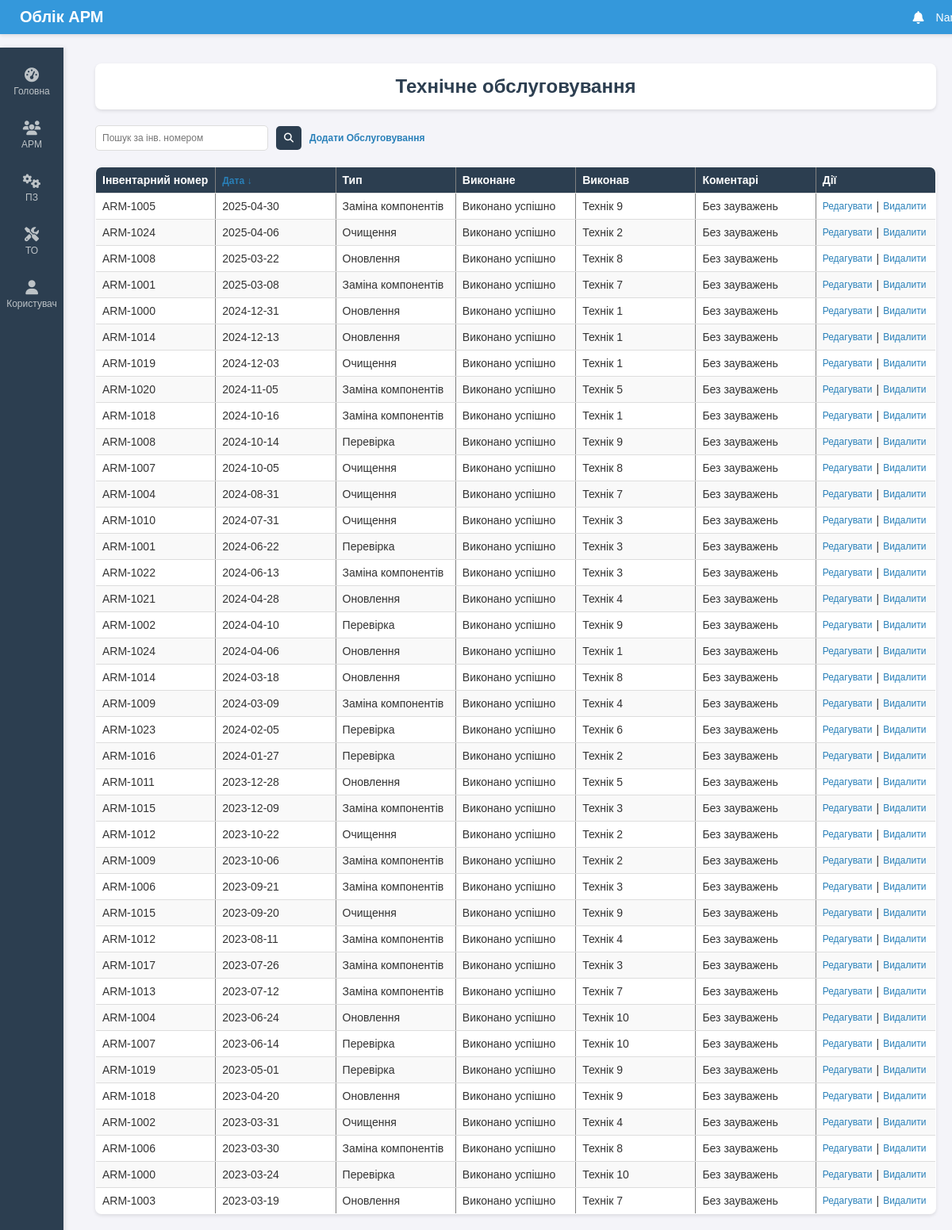
The app's page /maintenance with its own data.
### tables this page shows
CREATE TABLE maintenance (
    id INTEGER PRIMARY KEY AUTOINCREMENT,
    inventory_number TEXT,
    date TEXT,
    type TEXT,
    performed TEXT,
    performed_by TEXT,
    comments TEXT
);

### routes.py (the view)
@main_bp.route('/maintenance', methods=['GET', 'POST'])
def maintenance():
    try:
        sort_by_date = request.args.get('sort_by_date', 'desc')
        search_term_inventory = request.form.get('search_term_inventory', None) if request.method == 'POST' else request.args.get('search_term_inventory', None)
        maintenance_records = get_all_maintenance(sort_by_date, search_term_inventory)
        return render_template('maintenance.html', maintenance_records=maintenance_records, sort_by_date=sort_by_date, search_term_inventory=search_term_inventory)
    except Exception as e:
        return f"Помилка: {e}", 500

### db.py (called while the page is built)
def get_db_connection():
    try:
        conn = sqlite3.connect('workplaces.db')
        conn.row_factory = sqlite3.Row
        return conn
    except sqlite3.Error as e:
        raise Exception(f"Помилка підключення до бази даних: {e}")

def get_all_maintenance(sort_by_date='desc', search_term_inventory=None):
    conn = get_db_connection()
    try:
        cursor = conn.cursor()
        query = 'SELECT * FROM maintenance'
        params = []
        if search_term_inventory:
            query += ' WHERE inventory_number LIKE ?'
            params.append('%' + search_term_inventory + '%')
        query += ' ORDER BY date ' + ('DESC' if sort_by_date == 'desc' else 'ASC')
        cursor.execute(query, params)
        return cursor.fetchall()
    except sqlite3.Error as e:
        raise Exception(f"Помилка отримання даних обслуговування: {e}")
    finally:
        conn.close()

### templates/maintenance.html (shortened to what this page needs)
{% extends "base.html" %}
{% block content %}
    <div class="header">
        <h1>Технічне обслуговування</h1>
    </div>
    <form method="POST" action="/maintenance" class="search-form">
        <input type="text" name="search_term_inventory" placeholder="Пошук за інв. номером" value="{{ search_term_inventory or '' }}">
        <button type="submit"><i class="fas fa-search"></i></button>
        <a href="/add_maintenance" class="add-button">Додати Обслуговування</a>
    </form>
    <table border="1">
        <thead>
            <tr>
                <th>Інвентарний номер</th>
                <th>
                    <a href="{{ url_for('main.maintenance', sort_by_date='asc' if sort_by_date == 'desc' else 'desc', search_term_inventory=search_term_inventory) }}">
                        Дата {{ '↑' if sort_by_date == 'asc' else '↓' }}
                    </a>
                </th>
                <th>Тип</th>
                <th>Виконане</th>
                <th>Виконав</th>
                <th>Коментарі</th>
                <th>Дії</th>
            </tr>
        </thead>
        <tbody>
            {% for maintenance in maintenance_records %}
            <tr>
                <td>{{ maintenance['inventory_number'] }}</td>
                <td>{{ maintenance['date'] }}</td>
                <td>{{ maintenance['type'] }}</td>
                <td>{{ maintenance['performed'] }}</td>
                <td>{{ maintenance['performed_by'] }}</td>
                <td>{{ maintenance['comments'] }}</td>
                <td>
                    <div class="action-links">
                        <a href="/edit_maintenance/{{ maintenance['id'] }}">Редагувати</a> |
                        <a href="/delete_maintenance/{{ maintenance['id'] }}" onclick="return confirm('Точно видалити?')">Видалити</a>
                    </div>
                </td>
            </tr>
            {% endfor %}
        </tbody>
    </table>
{% endblock %}

### static/styles.css (style rules this page uses)
body { font-family: 'Arial', sans-serif; background-color: #f4f4f9; color: #333; margin: 0; padding: 0; }
.header { background-color: #fff; padding: 15px; border-radius: 8px; box-shadow: 0 2px 4px rgba(0,0,0,0.1); margin-bottom: 20px; text-align: center; }
h1 { margin: 0; font-size: 24px; color: #2c3e50; }
table { width: 100%; border-collapse: collapse; margin-top: 20px; background-color: #fff; box-shadow: 0 2px 4px rgba(0,0,0,0.1); border-radius: 8px; overflow: hidden; table-layout: fixed; }
th, td { padding: 8px; text-align: left; border-bottom: 1px solid #ddd; word-wrap: break-word; overflow: hidden; text-overflow: ellipsis; font-size: 14px; }
th { background-color: #2c3e50; color: #fff; }
tr:nth-child(even) { background-color: #f9f9f9; }
a { color: #2980b9; text-decoration: none; font-size: 12px; }
.search-form { display: flex; align-items: center; gap: 10px; margin-bottom: 20px; }
.search-form input[type="text"] { padding: 8px; border: 1px solid #ddd; border-radius: 5px; background-color: #fff; color: #333; width: 200px; font-size: 12px; }
.search-form button { padding: 8px 10px; background-color: #2c3e50; border: none; cursor: pointer; color: #fff; border-radius: 5px; font-size: 12px; }
.add-button { color: #2980b9; text-decoration: none; font-weight: bold; font-size: 12px; }
.action-links { display: flex; align-items: center; gap: 5px; flex-wrap: wrap; }
.action-links a { font-size: 12px; }

### records on screen
maintenance: inventory_number "ARM-1005", date "2025-04-30", type "Заміна компонентів", performed "Виконано успішно", performed_by "Технік 9", comments "Без зауважень"
maintenance: inventory_number "ARM-1024", date "2025-04-06", type "Очищення", performed "Виконано успішно", performed_by "Технік 2", comments "Без зауважень"
maintenance: inventory_number "ARM-1008", date "2025-03-22", type "Оновлення", performed "Виконано успішно", performed_by "Технік 8", comments "Без зауважень"
maintenance: inventory_number "ARM-1001", date "2025-03-08", type "Заміна компонентів", performed "Виконано успішно", performed_by "Технік 7", comments "Без зауважень"
maintenance: inventory_number "ARM-1000", date "2024-12-31", type "Оновлення", performed "Виконано успішно", performed_by "Технік 1", comments "Без зауважень"
maintenance: inventory_number "ARM-1014", date "2024-12-13", type "Оновлення", performed "Виконано успішно", performed_by "Технік 1", comments "Без зауважень"
maintenance: inventory_number "ARM-1019", date "2024-12-03", type "Очищення", performed "Виконано успішно", performed_by "Технік 1", comments "Без зауважень"
maintenance: inventory_number "ARM-1020", date "2024-11-05", type "Заміна компонентів", performed "Виконано успішно", performed_by "Технік 5", comments "Без зауважень"
maintenance: inventory_number "ARM-1018", date "2024-10-16", type "Заміна компонентів", performed "Виконано успішно", performed_by "Технік 1", comments "Без зауважень"
maintenance: inventory_number "ARM-1008", date "2024-10-14", type "Перевірка", performed "Виконано успішно", performed_by "Технік 9", comments "Без зауважень"
maintenance: inventory_number "ARM-1007", date "2024-10-05", type "Очищення", performed "Виконано успішно", performed_by "Технік 8", comments "Без зауважень"
maintenance: inventory_number "ARM-1004", date "2024-08-31", type "Очищення", performed "Виконано успішно", performed_by "Технік 7", comments "Без зауважень"
maintenance: inventory_number "ARM-1010", date "2024-07-31", type "Очищення", performed "Виконано успішно", performed_by "Технік 3", comments "Без зауважень"
maintenance: inventory_number "ARM-1001", date "2024-06-22", type "Перевірка", performed "Виконано успішно", performed_by "Технік 3", comments "Без зауважень"
maintenance: inventory_number "ARM-1022", date "2024-06-13", type "Заміна компонентів", performed "Виконано успішно", performed_by "Технік 3", comments "Без зауважень"
maintenance: inventory_number "ARM-1021", date "2024-04-28", type "Оновлення", performed "Виконано успішно", performed_by "Технік 4", comments "Без зауважень"
maintenance: inventory_number "ARM-1002", date "2024-04-10", type "Перевірка", performed "Виконано успішно", performed_by "Технік 9", comments "Без зауважень"
maintenance: inventory_number "ARM-1024", date "2024-04-06", type "Оновлення", performed "Виконано успішно", performed_by "Технік 1", comments "Без зауважень"
maintenance: inventory_number "ARM-1014", date "2024-03-18", type "Оновлення", performed "Виконано успішно", performed_by "Технік 8", comments "Без зауважень"
maintenance: inventory_number "ARM-1009", date "2024-03-09", type "Заміна компонентів", performed "Виконано успішно", performed_by "Технік 4", comments "Без зауважень"
maintenance: inventory_number "ARM-1023", date "2024-02-05", type "Перевірка", performed "Виконано успішно", performed_by "Технік 6", comments "Без зауважень"
maintenance: inventory_number "ARM-1016", date "2024-01-27", type "Перевірка", performed "Виконано успішно", performed_by "Технік 2", comments "Без зауважень"
maintenance: inventory_number "ARM-1011", date "2023-12-28", type "Оновлення", performed "Виконано успішно", performed_by "Технік 5", comments "Без зауважень"
maintenance: inventory_number "ARM-1015", date "2023-12-09", type "Заміна компонентів", performed "Виконано успішно", performed_by "Технік 3", comments "Без зауважень"
maintenance: inventory_number "ARM-1012", date "2023-10-22", type "Очищення", performed "Виконано успішно", performed_by "Технік 2", comments "Без зауважень"
maintenance: inventory_number "ARM-1009", date "2023-10-06", type "Заміна компонентів", performed "Виконано успішно", performed_by "Технік 2", comments "Без зауважень"
maintenance: inventory_number "ARM-1006", date "2023-09-21", type "Заміна компонентів", performed "Виконано успішно", performed_by "Технік 3", comments "Без зауважень"
maintenance: inventory_number "ARM-1015", date "2023-09-20", type "Очищення", performed "Виконано успішно", performed_by "Технік 9", comments "Без зауважень"
maintenance: inventory_number "ARM-1012", date "2023-08-11", type "Заміна компонентів", performed "Виконано успішно", performed_by "Технік 4", comments "Без зауважень"
maintenance: inventory_number "ARM-1017", date "2023-07-26", type "Заміна компонентів", performed "Виконано успішно", performed_by "Технік 3", comments "Без зауважень"
maintenance: inventory_number "ARM-1013", date "2023-07-12", type "Заміна компонентів", performed "Виконано успішно", performed_by "Технік 7", comments "Без зауважень"
maintenance: inventory_number "ARM-1004", date "2023-06-24", type "Оновлення", performed "Виконано успішно", performed_by "Технік 10", comments "Без зауважень"
maintenance: inventory_number "ARM-1007", date "2023-06-14", type "Перевірка", performed "Виконано успішно", performed_by "Технік 10", comments "Без зауважень"
maintenance: inventory_number "ARM-1019", date "2023-05-01", type "Перевірка", performed "Виконано успішно", performed_by "Технік 9", comments "Без зауважень"
maintenance: inventory_number "ARM-1018", date "2023-04-20", type "Оновлення", performed "Виконано успішно", performed_by "Технік 9", comments "Без зауважень"
maintenance: inventory_number "ARM-1002", date "2023-03-31", type "Очищення", performed "Виконано успішно", performed_by "Технік 4", comments "Без зауважень"
maintenance: inventory_number "ARM-1006", date "2023-03-30", type "Заміна компонентів", performed "Виконано успішно", performed_by "Технік 8", comments "Без зауважень"
maintenance: inventory_number "ARM-1000", date "2023-03-24", type "Перевірка", performed "Виконано успішно", performed_by "Технік 10", comments "Без зауважень"
maintenance: inventory_number "ARM-1003", date "2023-03-19", type "Оновлення", performed "Виконано успішно", performed_by "Технік 7", comments "Без зауважень"

### other values on screen
{{ '↑' if sort_by_date == 'asc' else '↓' }} "↓"
